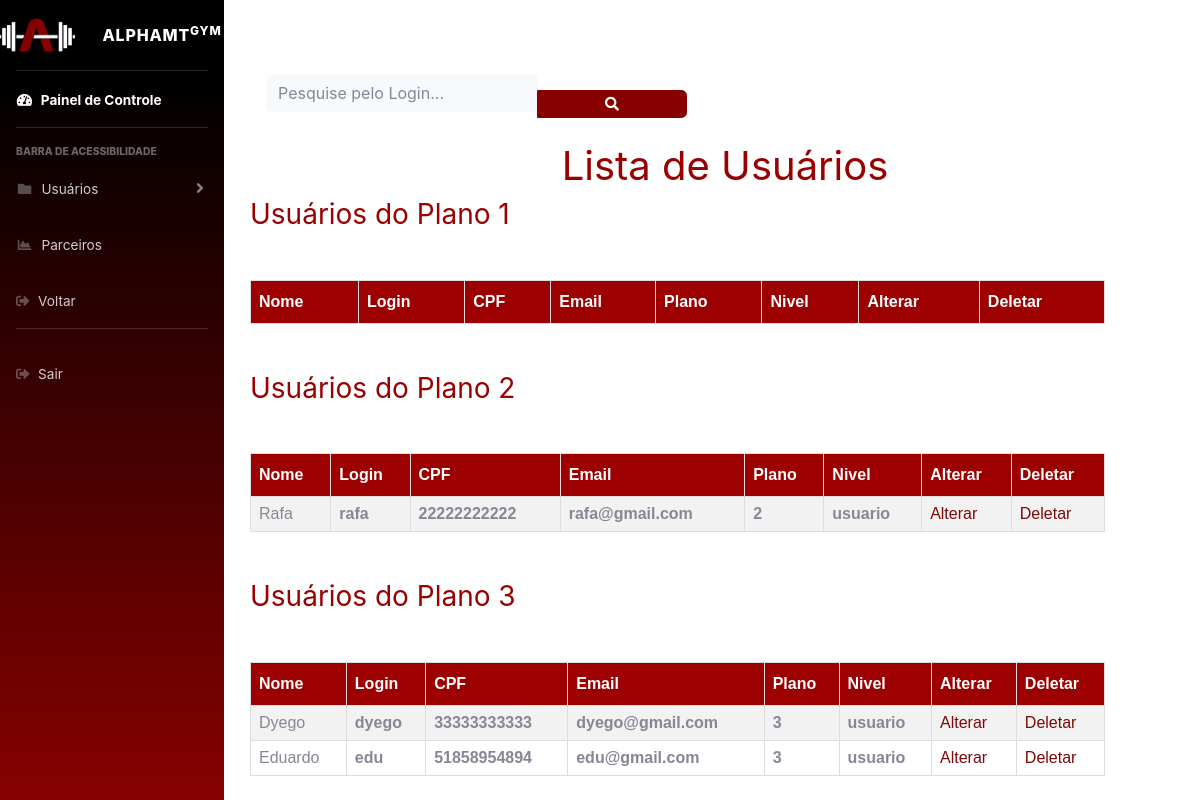
Page /controle_usuario.php (signed in) on the committed database.
### tables this page shows
CREATE TABLE IF NOT EXISTS `tbusuario` (
  `nome` varchar(50) NOT NULL,
  `login` varchar(30) NOT NULL,
  `cpf` char(12) NOT NULL,
  `email` varchar(50) NOT NULL,
  `numero` char(25) NOT NULL,
  `senha` varchar(30) NOT NULL,
  `palavra_chave` varchar(30) NOT NULL,
  `plano` int NOT NULL,
  `nivel` varchar(30) NOT NULL,
  UNIQUE KEY `cpf` (`cpf`)
);

### conexao.php (called while the page is built, shortened)
<?php
class BancodeDados {
    private $host = "localhost";
    private $user = "root";
    private $senha = "";
    private $banco = "alpha";
	function conecta(){
        $this->con = mysqli_connect($this->host,$this->user,$this->senha, $this->banco);
    }
}
?>

### controle_usuario.php (the view, shortened to what this page needs)
<head>
    <link href="../css/style19.css" rel="stylesheet">
    <link href="../css/sb-admin-2.css" rel="stylesheet">
    <link rel="stylesheet" href="https://use.fontawesome.com/releases/v5.8.2/css/all.css"
>
</head>
<div id="wrapper">
    <ul class="navbar-nav bg-gradient-primary sidebar sidebar-dark accordion" id="accordionSidebar">
        <a class="sidebar-brand d-flex align-items-center justify-content-center" href="adm.php">
            <i><img src="../img/logo.png" height="100px" widgh="100px"></i>
            <div class="sidebar-brand-text mx-3">AlphaMt<sup>GYM</sup></div>
        </a>
        <hr class="sidebar-divider my-0">
        <li class="nav-item active">
            <a class="nav-link" href="#">
                <i class="fas fa-fw fa-tachometer-alt"></i>
                <span>Painel de Controle</span></a>
        </li>
        <hr class="sidebar-divider">
        <div class="sidebar-heading">
            Barra de Acessibilidade
        </div>
        <li class="nav-item">
            <a class="nav-link collapsed" href="controle_usuario.php" rel="noreferrer noopener nofollow"
                data-toggle="collapse" data-target="#collapsePages" aria-expanded="true" aria-controls="collapsePages">
                <i class="fas fa-fw fa-folder"></i>
                <span>Usuários</span>
            </a>
        </li>
        <li class="nav-item">
            <a class="nav-link" href="controle_parceiros.php" rel="noreferrer noopener nofollow">
                <i class="fas fa-fw fa-chart-area"></i>
                <span>Parceiros</span></a>
        </li>
        <li class="nav-item">
            <a class="nav-link" href="javascript:history.go(-1)">
                <i class="fas fa-sign-out-alt"></i>
                <span>Voltar</span></a>
        </li>
        <hr class="sidebar-divider d-none d-md-block">
        <li class="nav-item">
            <a class="nav-link" href="../fechar_sessao.php">
                <i class="fas fa-sign-out-alt"></i>
                <span>Sair</span></a>
        </li>
    </ul>
</div>
<?php
require_once('../conexao/conexao.php');
?>
<div class='lista-centralizadaUsu'>
    <br> <br><br><br> <br><br><br> <br><br><br> <br><br><br><br><br><br><br><br><br><br><br><br><br><br><br><br>
    <form class="d-none d-sm-inline-block form-inline mr-auto ml-md-3 my-2 my-md-0 mw-100 navbar-search" method="GET"
        action="pesquisar_usuario2.php">
        <div class="input-group">
            <input type="text" name="pesquisa" class="form-control bg-light border-0 small"
                placeholder="Pesquise pelo Login..." aria-label="Search" aria-describedby="basic-addon2">
            <div class="input-group-append">
                <button class="btn btn-primary" type="submit">
                    <i class="fas fa-search fa-sm"></i>
                </button>
            </div>
        </div>
    </form>
    <br>
    <h1>Lista de Usuários</h1>
    <?php
    require_once('../conexao/conexao.php');
    $mysql = new BancodeDados();
    $mysql->conecta();
    $plano1 = '1';
    $plano2 = '2';
    $plano3 = '3';
    echo "<h3> Usuários do Plano $plano1 </h3>";
    echo "<table id='customers'>";
    echo "<tr><th>Nome</th><th>Login</th><th>CPF</th><th>Email</th><th>Plano</th><th>Nivel</th><th>Alterar</th><th>Deletar</th></tr>";
    echo "</table>";
    $sqlstring2 = "SELECT * FROM tbusuario WHERE plano = '$plano2'  ORDER BY nome";
    $query2 = @mysqli_query($mysql->con, $sqlstring2);
    echo "<h3> Usuários do Plano $plano2</h3>";
    echo "<table id='customers'>";
    echo "<tr><th>Nome</th><th>Login</th><th>CPF</th><th>Email</th><th>Plano</th><th>Nivel</th><th>Alterar</th><th>Deletar</th></tr>";
    while ($dados2 = mysqli_fetch_array($query2)) {
        echo "<tr>";
        echo "<td>" . $dados2['nome'] . "</td>";
        echo "<td><b>" . $dados2['login'] . "</b></td>";
        echo "<td><b>" . $dados2['cpf'] . "</b></td>";
        echo "<td><b>" . $dados2['email'] . "</b></td>";
        echo "<td><b>" . $dados2['plano'] . "</b></td>";
        echo "<td><b>" . $dados2['nivel'] . "</b></td>";
        echo "<td><a href='alterar_usuario.php?cpf=" . $dados2['cpf'] . "'>Alterar</td></button>";
        echo "<td><a href='apagar_usuario.php?cpf=" . $dados2['cpf'] . "'>Deletar</td>";
        echo "</tr>";
    }
    echo "</table>";
    $sqlstring3 = "SELECT * FROM tbusuario WHERE plano = '$plano3'  ORDER BY nome";
    $query3 = @mysqli_query($mysql->con, $sqlstring3);
    echo "<h3>Usuários do Plano $plano3</h3> ";
    echo "<table id='customers'>";
    echo "<tr><th>Nome</th><th>Login</th><th>CPF</th><th>Email</th><th>Plano</th><th>Nivel</th><th>Alterar</th><th>Deletar</th></tr>";
    while ($dados3 = mysqli_fetch_array($query3)) {
        echo "<tr>";
        echo "<td>" . $dados3['nome'] . "</td>";
        echo "<td><b>" . $dados3['login'] . "</b></td>";
        echo "<td><b>" . $dados3['cpf'] . "</b></td>";
        echo "<td><b>" . $dados3['email'] . "</b></td>";
        echo "<td><b>" . $dados3['plano'] . "</b></td>";
        echo "<td><b>" . $dados3['nivel'] . "</b></td>";
        echo "<td><a href='alterar_usuario.php?cpf=" . $dados3['cpf'] . "'>Alterar</td>";
        echo "<td><a href='apagar_usuario.php?cpf=" . $dados3['cpf'] . "'>Deletar</td>";
        echo "</tr>";
    }
    echo "</table>";
    ?>

### style19.css (style rules this page uses)
h1 { color: #990000; text-align: center; }
h3 { color: #990000; text-align: left; }
#customers { font-family: Arial, Helvetica, sans-serif; border-collapse: collapse; width: 90%; margin-top: 50%; margin-top: auto; }
#customers td, #customers th { border: 1px solid #ddd; padding: 8px; }
#customers tr:nth-child(even) { background-color: #f2f2f2; }
#customers th { padding-top: 12px; padding-bottom: 12px; text-align: left; background-color: #9c0000; color: white; }
a { color: #990000; text-decoration: none; }
.lista-centralizadaUsu { text-align: center; position: absolute; top: -550px; right: 0; bottom: 0; left: 250; display: flex; flex-direction: column; justify-content: center; align-items: right; }
.btn { border-radius: 15px; text-transform: uppercase; color: #fff; font-size: 10px; padding: 10px 50px; cursor: pointer; font-weight: bold; width: 150px; align-self: center; border: none; margin-top: 1rem; }

### rows in the picture
tbusuario: nome "Rafa", login "rafa", cpf "22222222222", email "rafa@gmail.com", plano "2", nivel "usuario"
tbusuario: nome "Dyego", login "dyego", cpf "33333333333", email "dyego@gmail.com", plano "3", nivel "usuario"
tbusuario: nome "Eduardo", login "edu", cpf "51858954894", email "edu@gmail.com", plano "3", nivel "usuario"

### other values in the picture
$plano1 "1"
$plano2 "2"
$plano3 "3"
